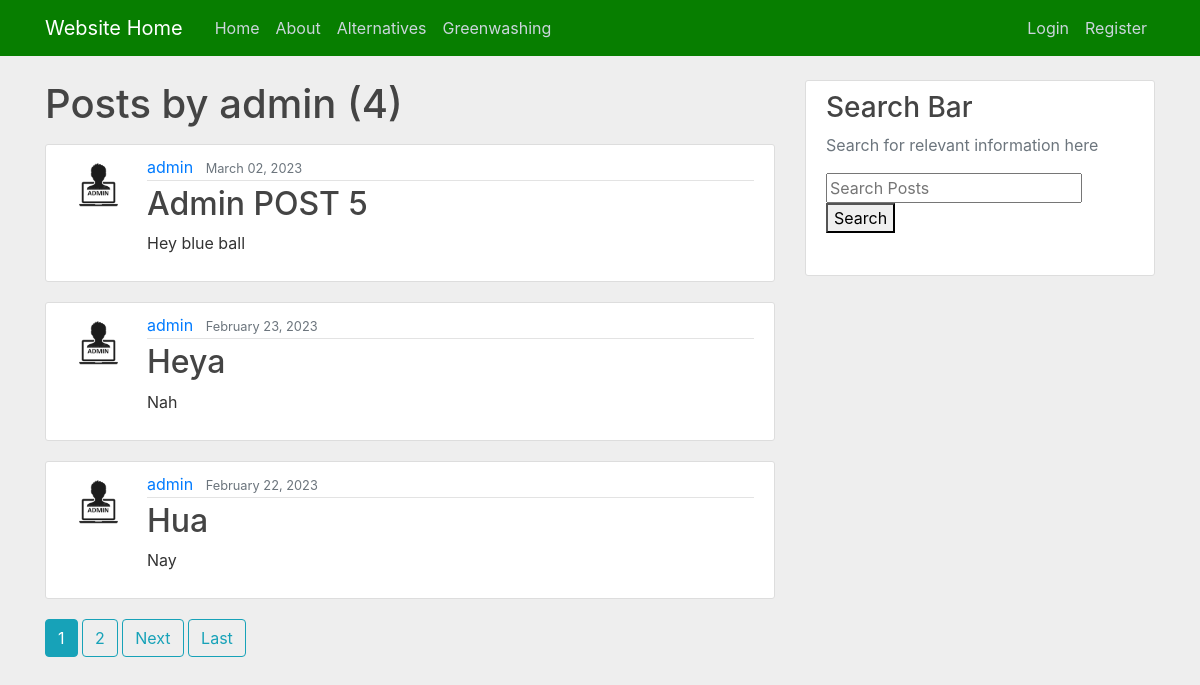
The page /greenuser/admin on the database its author committed.
### website/models.py (models this page shows)
class GreenPosts(models.Model):
    title = models.CharField(max_length=100)
    content = models.TextField()
    date_posted = models.DateTimeField(default=timezone.now)
    author = models.ForeignKey(User, on_delete=models.CASCADE)

### users/models.py (models this page shows, shortened)
class Profile(models.Model):
    user = models.OneToOneField(User, on_delete=models.CASCADE)
    image = models.ImageField(default='default.jpg', upload_to='profile_pics')

### website/views.py (the view)
# urls.py: path('greenuser/<str:username>', GreenUserPostListView.as_view(), name='greenuser-posts'),
class GreenUserPostListView(ListView):
    model = Posts
    template_name = 'website/greenuser_posts.html' #<app>/<model>_<viewtype>.html
    context_object_name = 'greenposts'
    paginate_by = 3
    def get_queryset(self):
        user = get_object_or_404(User, username=self.kwargs.get('username'))
        return GreenPosts.objects.filter(author=user).order_by('-date_posted')

### website/templates/website/greenuser_posts.html (shortened to what this page needs)
{% extends "website/base.html" %}
{% block content %}
<h1 class="mb-3" >Posts by {{ view.kwargs.username }} ({{ page_obj.paginator.count }})</h1>
    {% for greenposts in greenposts %}
    <article class="media content-section">
      <img class="rounded-circle article-img" src="{{ greenposts.author.profile.image.url }}">
    <div class="media-body">
        <div class="article-metadata">
        <a class="mr-2" href="{% url 'greenuser-posts' greenposts.author.username %}">{{ greenposts.author }}</a>
        <small class="text-muted">{{ greenposts.date_posted|date:"F d, Y" }}</small>
        </div>
        <h2><a class="article-title" href="{% url 'greenpost-detail' greenposts.id %}">{{ greenposts.title }}</a></h2>
        <p class="article-content">{{ greenposts.content }}</p>
    </div>
    </article>
    {% endfor %}
    {% if is_paginated %}
      {% for num in page_obj.paginator.page_range %}
        {% if page_obj.number == num %}
          <a class="btn btn-info mb-4" href="?page={{ num }}">{{ num }}</a>
        {% elif num > page_obj.number|add:'-3' and num < page_obj.number|add:'3' %}
          <a class="btn btn-outline-info mb-4" href="?page={{ num }}">{{ num }}</a>
        {% endif %}
      {% endfor %}
      {% if page_obj.has_next %}
        <a class="btn btn-outline-info mb-4" href="?page={{ page_obj.next_page_number }}">Next</a>
        <a class="btn btn-outline-info mb-4" href="?page={{ page_obj.paginator.num_pages }}">Last</a>
      {% endif %}
    {% endif %}
{% endblock content %}

### website/static/website/main.css (style rules this page uses)
body { background: #eeeeee; color: #333333; margin-top: 5rem; }
h1, h2, h3, h4, h5, h6 { color: #444444; }
.content-section { background: #ffffff; padding: 10px 20px; border: 1px solid #dddddd; border-radius: 3px; margin-bottom: 20px; }
.article-title { color: #444444; }
.article-content { white-space: pre-line; }
.article-img { height: 65px; width: 65px; margin-right: 16px; }
.article-metadata { padding-bottom: 1px; margin-bottom: 4px; border-bottom: 1px solid #e3e3e3 }

### rows shown on the page
GreenPosts: author.profile.image (picture), author "admin", date_posted "March 02, 2023", title "Admin POST 5", content "Hey blue ball"
GreenPosts: author.profile.image (picture), author "admin", date_posted "February 23, 2023", title "Heya", content "Nah"
GreenPosts: author.profile.image (picture), author "admin", date_posted "February 22, 2023", title "Hua", content "Nay"

### other values the page prints
{{ view.kwargs.username }} "admin"
{{ page_obj.paginator.count }} "4"
{{ num }} "1"
{{ num }} "2"
